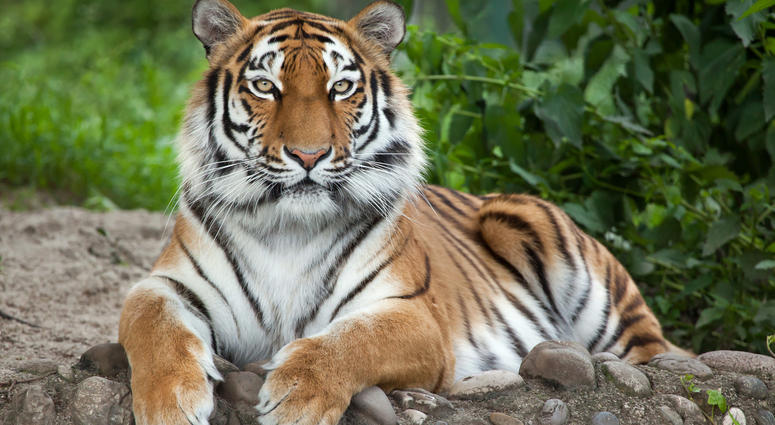
#> input picture tiger.jpg, 775 x 425 px, given in place of the camera
$ python tracking_green.py   (older library calls are emulated)
#> lines starting #> are read from the running program, lines starting #| are printed output that depends on the picture; after the words box and inside, x2 and y2 are one past the last pixel; in counts of white or black regions, pixels touching at a corner belong together
import cv2
import numpy as np


cap = cv2.VideoCapture(0)

fps = int(cap.get(cv2.CAP_PROP_FPS))
cols = int(cap.get(cv2.CAP_PROP_FRAME_WIDTH)/2)
rows = int(cap.get(cv2.CAP_PROP_FRAME_HEIGHT)/2)

cap.set(cv2.CAP_PROP_FRAME_WIDTH, cols)
cap.set(cv2.CAP_PROP_FRAME_HEIGHT, rows)

print('fps : ', fps,',  ', cols,' x ', rows)

#
blue1 = np.array([90, 50, 50])
blue2 = np.array([120, 255,255])
green1 = np.array([45, 50,50])
green2 = np.array([75, 255,255])
red1 = np.array([0, 50,50])
red2 = np.array([15, 255,255])
red3 = np.array([165, 50,50])
red4 = np.array([180, 255,255])
yellow1 = np.array([20, 50,50])
yellow2 = np.array([35, 255,255])

tracking_lower = green1
tracking_upper = green2

# [5 lines of commented-out code are left out]

'''
#
mask_blue = cv2.inRange(hsv, blue1, blue2)
mask_green = cv2.inRange(hsv, green1, green2)
mask_red = cv2.inRange(hsv, red1, red2)
mask_red2 = cv2.inRange(hsv, red3, red4)
mask_yellow = cv2.inRange(hsv, yellow1, yellow2)

#
res_blue = cv2.bitwise_and(img, img, mask=mask_blue)
res_green = cv2.bitwise_and(img, img, mask=mask_green)
res_red1 = cv2.bitwise_and(img, img, mask=mask_red)
res_red2 = cv2.bitwise_and(img, img, mask=mask_red2)
res_red = cv2.bitwise_or(res_red1, res_red2)
res_yellow = cv2.bitwise_and(img, img, mask=mask_yellow)
'''
prev_x = 0

while cap.isOpened():

    ret, img = cap.read()
#> img is the input picture: shape (425, 775, 3); mean B, G, R 85.3, 113.7, 111.2

    #draw = img.copy()

    # VGR 2 HSV
    hsv_img = cv2.cvtColor(img, cv2.COLOR_BGR2HSV)
#> hsv_img: shape (425, 775, 3); mean H, S, V 39.9, 97.2, 122.5

    # get the mask form target color range
    mask_color = cv2.inRange(hsv_img, tracking_lower, tracking_upper)
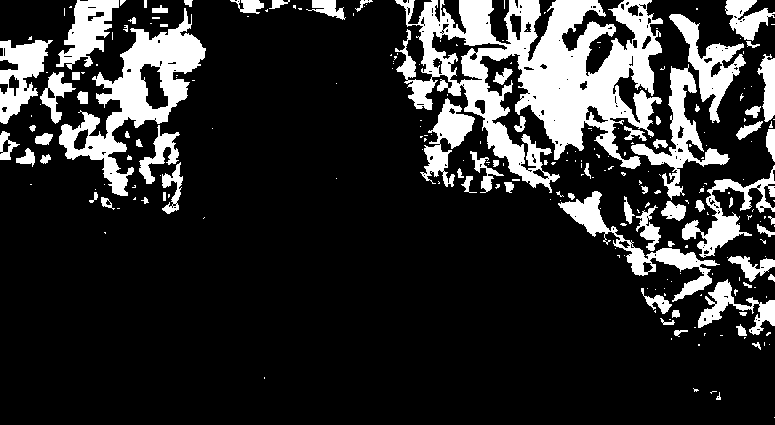
#> mask_color: shape (425, 775); 18.3% white; 244 white regions (168 under 20 px), largest, box (x1, y1, x2, y2) and area: (395, 0, 663, 193) 23035, (59, 8, 206, 196) 7943, (631, 64, 730, 200) 2953
    # delete the noise
    mask_color = cv2.erode(mask_color, None, iterations=2)
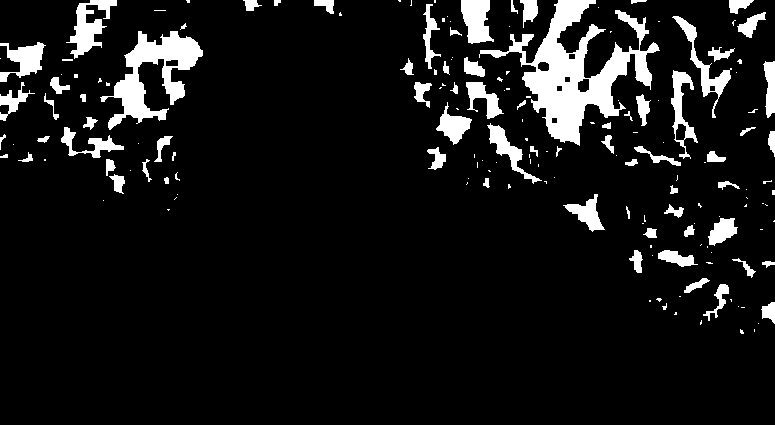
#> mask_color: shape (425, 775); 8.9% white; 172 white regions (98 under 20 px), largest, box (x1, y1, x2, y2) and area: (479, 0, 660, 146) 8323, (100, 31, 203, 130) 3773, (66, 0, 117, 59) 1223
    # back to original size
    mask_color = cv2.dilate(mask_color, None, iterations=2)
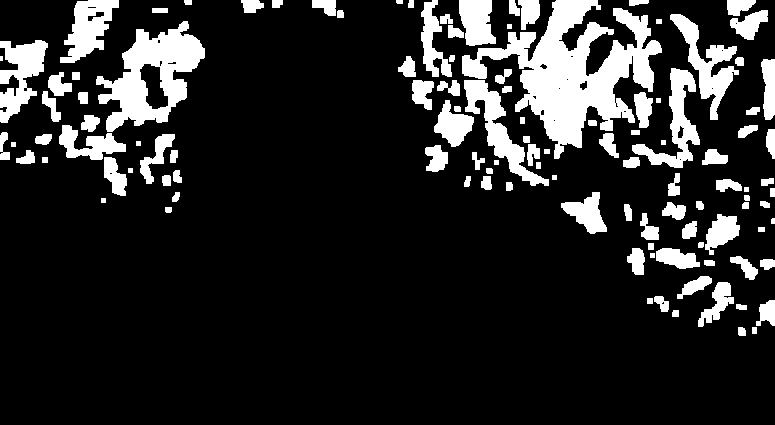
#> mask_color: shape (425, 775); 15.6% white; 116 white regions (1 under 20 px), largest, box (x1, y1, x2, y2) and area: (462, 0, 662, 159) 12455, (96, 21, 205, 132) 5566, (464, 80, 549, 186) 2369
    ret, mask_th = cv2.threshold(mask_color, 127, 255, cv2.THRESH_BINARY_INV)
#> mask_th: shape (425, 775); 84.4% white; 116 black regions (1 under 20 px)

    # get contours from the mask
    _, cnts, _ = cv2.findContours(mask_color.copy(), cv2.RETR_EXTERNAL, cv2.CHAIN_APPROX_SIMPLE)
#> cnts = 116 contours, 14 with area under 20; largest, box (x1, y1, x2, y2) and area: (462, 0, 662, 159) 11844, (96, 21, 205, 132) 6078, (464, 80, 549, 186) 2172, (670, 14, 739, 120) 2052, (632, 68, 700, 168) 1983
    #cnts, _ = cv2.findContours(mask_th.copy(), cv2.RETR_EXTERNAL, cv2.CHAIN_APPROX_SIMPLE)

    center = None

    if len(cnts) > 0:
        #print('cnts=%d' %len(cnts), cnts)
        #print('contourArea=', cv2.contourArea)
        # get the each contour's area by cv2.contourArea and pick the largest one and return big contour
        c = max(cnts, key=cv2.contourArea)
#> c = contour of 592 points, box (x1, y1, x2, y2) (462, 0, 662, 159), area 11844
        #print('c=', c)

        # get the min enclosing circle polar coordinate from the biggest contour, c
        ((x,y), radius) = cv2.minEnclosingCircle(c)
#> x = 561.5; y = 60.5; radius = 100.3

        #print('radius=', radius)
        if radius >= 10 : # detect target min size.
            # get the moment of contour, and from it, get the center
            M = cv2.moments(c)
#> M = moments, m00 11843.5, centre m10/m00, m01/m00 = (573.1, 71.19)
            center = int(M["m10"]/M["m00"]), int(M["m01"]/M["m00"])
#> center = (573, 71)
            #cx,cy = int(M['m10']/M['m00']), int(M['m01']/M['m00'])

            # draw the circle at center of object center
            cv2.circle(img, (int(x), int(y)), int(radius), (0, 255, 255), 2)
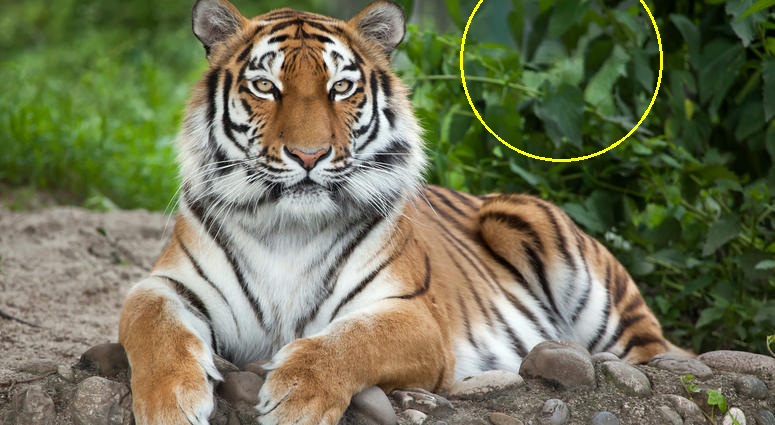
#> img: shape (425, 775, 3); 0.39% of pixels changed, all inside (x1, y1, x2, y2) = (460, 0, 663, 162)
            cv2.circle(img, center, 5, (0, 0, 255), -1)
#> img: shape (425, 775, 3); 0.02% of pixels changed, all inside (x1, y1, x2, y2) = (568, 66, 579, 77)

        if abs(prev_x-x) > 5:
            prev_x = x
#> prev_x = 561.5
            # tracking the motor.

    cv2.imshow("Frame", np.hstack((img, cv2.cvtColor(mask_th, cv2.COLOR_GRAY2BGR))))
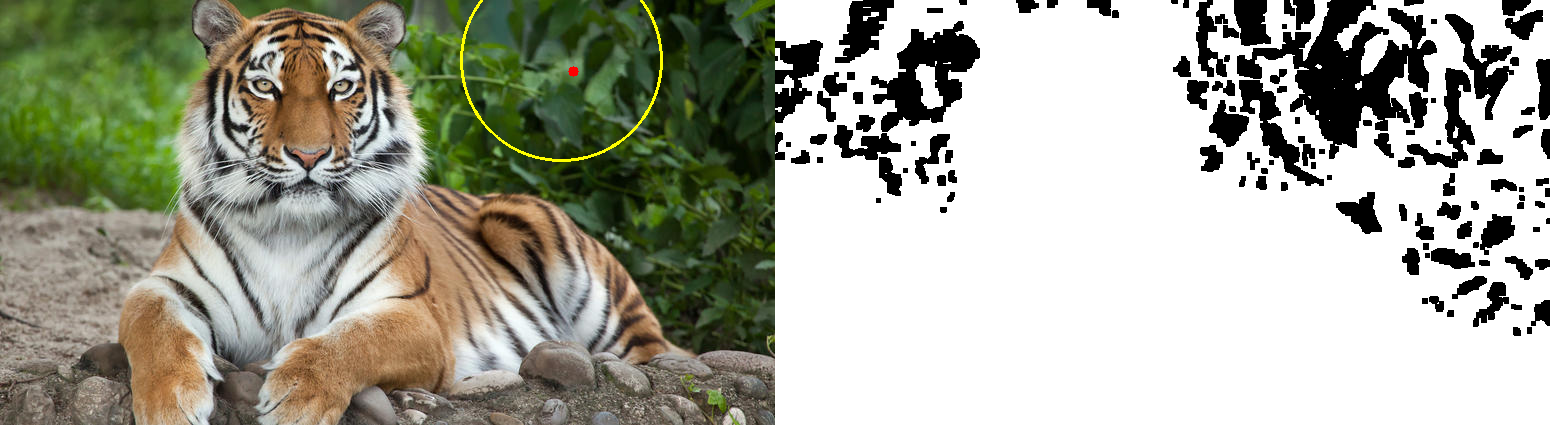
#> window 'Frame': shape (425, 1550, 3); mean B, G, R 150.2, 164.8, 163.6

    #mask_inv = cv2.bitwise_not(mask_color)
    #res_color = cv2.bitwise_and(img, img, mask=mask_color)
    #res_color = cv2.bitwise_and(img, img, mask=mask_inv)
    # get the roi area with size, angle & etc
    # select the big one
    # overlap the img and retangle,
    # display side by side show, draw and res_color


    '''
    roi = img2[y:h, x:w]
    fg = cv2.bitwise_and(img1, img1, mask=mask_inv)
    bg = cv2.bitwise_and(roi, roi, mask=mask)
    img2[y:h, x:w] = fg + bg
    '''

    # [7 lines of commented-out code are left out]

    if cv2.waitKey(1) & 0xFF == 27:
#> (key Esc is pressed here)
        break

else:
    print('Camera is not ready')

cap.release()
cv2.destroyAllWindows()
